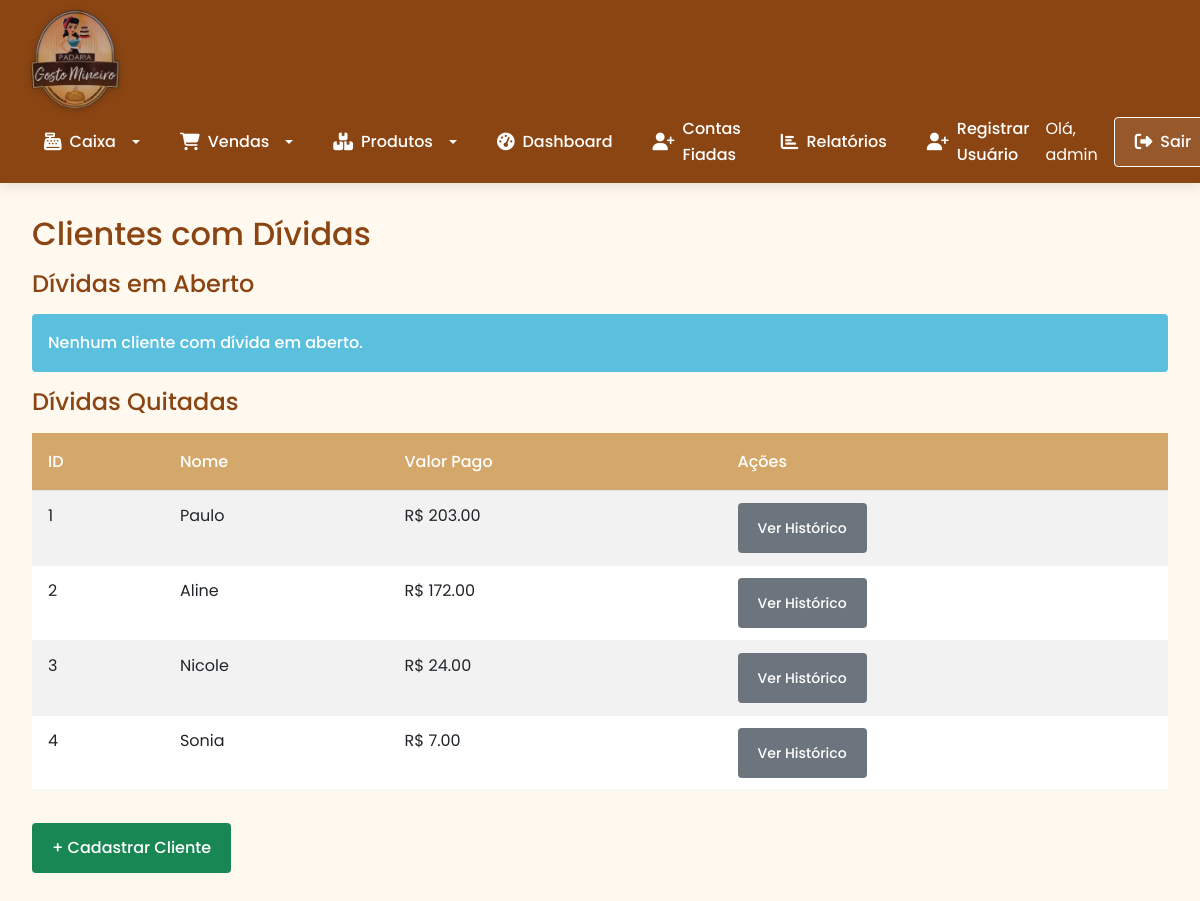
Page /listar_clientes (signed in) on the committed database.
### tables this page shows
CREATE TABLE usuarios (
    id INTEGER PRIMARY KEY AUTOINCREMENT,
    nome TEXT NOT NULL,
    senha TEXT NOT NULL,
    tipo TEXT DEFAULT 'usuario' -- adm ou usuario
);

CREATE TABLE clientes (
    id INTEGER PRIMARY KEY AUTOINCREMENT,
    nome TEXT NOT NULL UNIQUE,
    telefone TEXT,
    endereco TEXT,
    data_cadastro TEXT DEFAULT CURRENT_DATE
);

### app.py (the view)
@app.route('/listar_clientes')
@login_required
def listar_clientes():
    db = get_db()
    clientes_com_divida = db.execute('''
        SELECT c.id, c.nome, SUM(f.valor) AS total_devido
        FROM clientes c
        JOIN contas_fiadas f ON c.id = f.cliente_id
        WHERE f.pago = 0
        GROUP BY c.id
    ''').fetchall()
    clientes_quitados = db.execute('''
        SELECT c.id, c.nome, SUM(f.valor) AS valor_pago, MAX(f.data_pagamento) AS ultima_pagamento
        FROM clientes c
        JOIN contas_fiadas f ON c.id = f.cliente_id
        WHERE f.pago = 1
        GROUP BY c.id
    ''').fetchall()
    return render_template(
        'listar_clientes.html',
        clientes_abertos=clientes_com_divida,
        clientes_quitados=clientes_quitados
    )

### app.py (called while the page is built)
@app.before_request
def make_session_permanent():
    session.permanent = True  # Ativa expiração da sessão

@login_manager.user_loader
def load_user(user_id):
    db = get_db()
    cur = db.execute('SELECT * FROM usuarios WHERE id = ?', (user_id,))
    user = cur.fetchone()
    if user:
        return User(user[0], user[1], user[3])
    return None

### database.py (called while the page is built)
def get_db():
    db = getattr(g, '_database', None)
    if db is None:
        db = g._databse = sqlite3.connect(DATABASE)
        db.row_factory = sqlite3.Row
    return db

def close_connection(exception):
    db = getattr(g, '_database', None)
    if db is not None:
        db.close()

### templates/listar_clientes.html (shortened to what this page needs)
{% extends "base.html" %}
{% block content %}
<h2>Clientes com Dívidas</h2>
<h4>Dívidas em Aberto</h4>
{% if clientes_abertos %}
<table class="table table-striped">
    <thead>
        <tr>
            <th>ID</th>
            <th>Nome</th>
            <th>Total Devido</th>
            <th>Ações</th>
        </tr>
    </thead>
    <tbody>
        {% for cliente in clientes_abertos %}
            <tr>
                <td>{{ cliente.id }}</td>
                <td>{{ cliente.nome }}</td>
                <td>R$ {{ "%.2f"|format(cliente.total_devido) }}</td>
                <td>
                    <a href="{{ url_for('ver_conta_cliente', cliente_id=cliente.id) }}" class="btn btn-sm btn-primary">Ver Conta</a>
                </td>
            </tr>
        {% endfor %}
    </tbody>
</table>
{% else %}
<div class="alert alert-info">Nenhum cliente com dívida em aberto.</div>
{% endif %}
<h4>Dívidas Quitadas</h4>
{% if clientes_quitados %}
<table class="table table-striped table-hover">
    <thead>
        <tr>
            <th>ID</th>
            <th>Nome</th>
            <th>Valor Pago</th>
            <th>Ações</th>
        </tr>
    </thead>
    <tbody>
        {% for cliente in clientes_quitados %}
            <tr>
                <td>{{ cliente.id }}</td>
                <td>{{ cliente.nome }}</td>
                <td>R$ {{ "%.2f"|format(cliente.valor_pago) }}</td>
                <td>
                    <a href="{{ url_for('ver_conta_cliente', cliente_id=cliente.id) }}" class="btn btn-sm btn-secondary">Ver Histórico</a>
                </td>
            </tr>
        {% endfor %}
    </tbody>
</table>
{% else %}
<p>Nenhuma dívida quitada até o momento.</p>
{% endif %}
<a href="{{ url_for('cadastrar_cliente') }}" class="btn btn-success mt-3">+ Cadastrar Cliente</a>
{% endblock %}

### templates/base.html (shortened to what this page needs)
<!DOCTYPE html>
<html lang="pt-br">
<head>
    <link href="https://cdn.jsdelivr.net/npm/bootstrap@5.3.0/dist/css/bootstrap.min.css" rel="stylesheet">
    <link href="https://cdnjs.cloudflare.com/ajax/libs/font-awesome/6.4.0/css/all.min.css" rel="stylesheet">
    <link rel="stylesheet" href="{{ url_for('static', filename='style.css') }}">
</head>
<body>
<header>
    <nav class="navbar navbar-expand-lg">
        <div class="container-fluid">
            <div class="navbar-logo">
                <a href="{{ url_for('index') }}">
                    <img src="{{ url_for('static', filename='logo.png') }}" />
                </a>
            </div>
            <div class="collapse navbar-collapse" id="navbarContent">
                <ul class="navbar-nav me-auto mb-2 mb-lg-0">
                    {% if current_user.is_authenticated %}
                        <li class="nav-item dropdown">
                            <a class="nav-link dropdown-toggle" href="#" id="caixaDropdown" role="button" data-bs-toggle="dropdown">
                                <i class="fas fa-cash-register"></i> Caixa
                            </a>
                        </li>
                        <li class="nav-item dropdown">
                            <a class="nav-link dropdown-toggle" href="#" id="vendasDropdown" role="button" data-bs-toggle="dropdown">
                                <i class="fas fa-cart-shopping"></i> Vendas
                            </a>
                        </li>
                        <li class="nav-item dropdown">
                            <a class="nav-link dropdown-toggle" href="#" id="produtosDropdown" role="button" data-bs-toggle="dropdown">
                                <i class="fas fa-boxes"></i> Produtos
                            </a>
                        </li>
                        <li class="nav-item">
                            <a class="nav-link" href="{{ url_for('dashboard') }}"><i class="fas fa-tachometer-alt"></i> Dashboard</a>
                        </li>
                        <li class="nav-item">
                            <a class="nav-link" href="{{ url_for('listar_clientes') }}"><i class="fas fa-user-plus"></i> Contas Fiadas</a>
                        </li>
                        <li class="nav-item">
                            <a class="nav-link" href="{{ url_for('relatorios') }}"><i class="fas fa-chart-bar"></i> Relatórios</a>
                        </li>
                        {% if current_user.tipo == 'adm' %}
                            <li class="nav-item">
                                <a class="nav-link" href="{{ url_for('register') }}"><i class="fas fa-user-plus"></i> Registrar Usuário</a>
                            </li>
                        {% endif %}
                    {% else %}
                        <li class="nav-item">
                            <a class="nav-link" href="{{ url_for('login') }}"><i class="fas fa-sign-in-alt"></i> Login</a>
                        </li>
                    {% endif %}
                </ul>
                <div class="d-flex align-items-center">
                    {% if current_user.is_authenticated %}
                        <span class="text-white me-3">Olá, {{ current_user.nome }}</span>
                        <a href="{{ url_for('logout') }}" class="btn btn-outline-light"><i class="fas fa-sign-out-alt"></i> Sair</a>
                    {% endif %}
                </div>
            </div>
        </div>
    </nav>
</header>
<div class="container">
    {% block content %}{% endblock %}
</div>
</body>
</html>

### static/style.css (style rules this page uses)
:root { --primary: #D4A76A; --secondary: #8B4513; --accent: #E31837; --light: #FFF9F0; --dark: #2C241B; --success: #5CB85C; --info: #5BC0DE; --warning: #F0AD4E; --danger: #D9534F; }
* { margin: 0; padding: 0; box-sizing: border-box; font-family: 'Poppins', sans-serif; }
body { font-family: 'Poppins', sans-serif; background-color: var(--light); color: var(--dark); line-height: 1.6; min-height: 100vh; }
.navbar { background-color: var(--secondary); padding: 1rem 2rem; box-shadow: 0 4px 12px rgba(0, 0, 0, 0.1); display: flex; align-items: center; flex-wrap: wrap; justify-content: space-around; }
.navbar-nav { display: flex; align-items: center; gap: 1.5rem; }
.navbar-logo img { height: 80px; filter: drop-shadow(0 2px 4px rgba(0, 0, 0, 0.2)); transition: transform 0.3s ease; }
.nav-link { color: white; text-decoration: none; font-weight: 500; font-size: 1rem; padding: 0.5rem 1rem; border-radius: 4px; transition: all 0.3s ease; justify-content: space-around; gap: 0.5rem; }
.nav-link i { font-size: 1.1rem; }
.container { flex: 1; padding: 2rem; max-width: 1200px; margin: 0 auto; width: 100%; }
.alert { padding: 1rem; border-radius: 4px; margin-bottom: 1rem; border: none; font-weight: 500; }
.alert-info { background-color: var(--info); color: white; }
.btn { padding: 0.5rem 1.25rem; border-radius: 4px; font-weight: 500; height: 50px; transition: all 0.3s ease; border: none; cursor: pointer; display: inline-flex; align-items: center; gap: 0.5rem; }
.btn-outline-light { background-color: transparent; color: white; border: 1px solid white; }
.table { width: 100%; border-collapse: collapse; }
.table th { background-color: var(--primary); color: white; padding: 1rem; text-align: left; font-weight: 500; }
.table td { padding: 0.75rem 1rem; border-bottom: 1px solid rgba(0, 0, 0, 0.05); }
h1, h2, h3, h4, h5, h6 { color: var(--secondary); margin-bottom: 1rem; }
h2 { font-size: 2rem; }
a, button { transition: all 0.3s ease; }
.nav-item { animation: fadeIn 0.5s ease forwards; }
i.fas { font-size: 1.1em; }
.btn-outline-light { background-color: rgba(255, 255, 255, 0.1); transition: all 0.3s ease; }
.navbar { background-color: var(--secondary); padding: 0.5rem 1rem; }
.navbar-expand-lg .navbar-nav .nav-link { padding: 0.5rem 1rem; color: white; display: flex; align-items: center; gap: 0.5rem; }
.navbar-nav { gap: 0.5rem; }
.navbar-logo img { height: 100px; margin-right: 1rem; }
.dropdown-toggle::after { margin-left: 0.5em; vertical-align: 0.15em; }

### rows in the picture
usuarios: nome "admin"
clientes: id "1", nome "Paulo", valor_pago "203.00"
clientes: id "2", nome "Aline", valor_pago "172.00"
clientes: id "3", nome "Nicole", valor_pago "24.00"
clientes: id "4", nome "Sonia", valor_pago "7.00"
